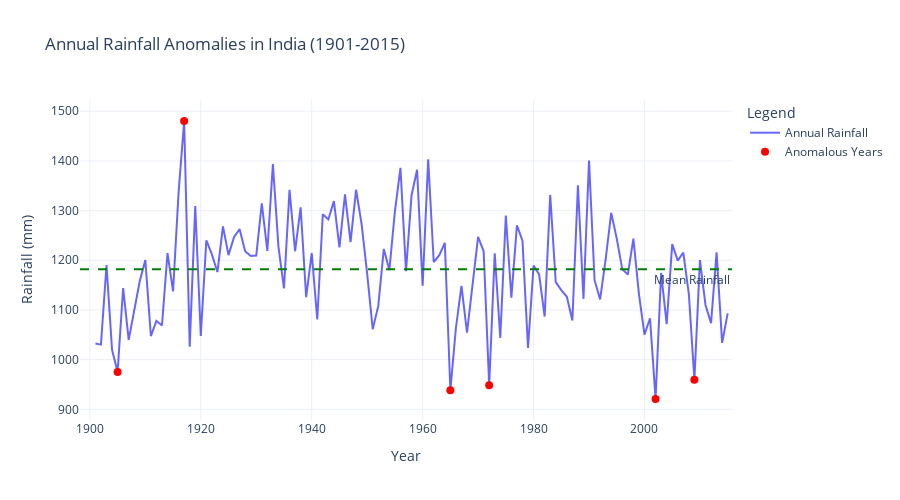

Write notebook code for a chart like this one.
### Code cell
from sklearn.ensemble import IsolationForest

# detect anomalous rainfall years based on annual data
isolation_forest = IsolationForest(contamination=0.05, random_state=42)
df['Annual_Anomaly'] = isolation_forest.fit_predict(df[['ANNUAL']])

# identify anomalies in annual rainfall
annual_anomalies = df[df['Annual_Anomaly'] == -1]

# detect anomalous months based on monthly data
monthly_data = df[['JAN', 'FEB', 'MAR', 'APR', 'MAY', 'JUN', 'JUL', 'AUG', 'SEP', 'OCT', 'NOV', 'DEC']]
monthly_anomalies = isolation_forest.fit_predict(monthly_data)

# add anomaly detection results for months
df['Monthly_Anomaly'] = monthly_anomalies
monthly_anomalies_df = df[df['Monthly_Anomaly'] == -1][['YEAR'] + monthly_columns]

fig_annual_anomalies = go.Figure()

fig_annual_anomalies.add_trace(go.Scatter(
    x=df['YEAR'],
    y=df['ANNUAL'],
    mode='lines',
    name='Annual Rainfall',
    line=dict(color='blue', width=2),
    opacity=0.6
))

fig_annual_anomalies.add_trace(go.Scatter(
    x=annual_anomalies['YEAR'],
    y=annual_anomalies['ANNUAL'],
    mode='markers',
    name='Anomalous Years',
    marker=dict(color='red', size=8, symbol='circle')
))

fig_annual_anomalies.add_hline(
    y=df['ANNUAL'].mean(),
    line_dash='dash',
    line_color='green',
    annotation_text='Mean Rainfall',
    annotation_position='bottom right'
)

fig_annual_anomalies.update_layout(
    title='Annual Rainfall Anomalies in India (1901-2015)',
    xaxis_title='Year',
    yaxis_title='Rainfall (mm)',
    template='plotly_white',
    legend=dict(title="Legend"),
    height=500
)

fig_annual_anomalies.show()

### Figure 1 — Plotly figure (JSON) as saved in the notebook; plotly's stock layout.template omitted (floating-point values rounded to 4 significant figures)
{"data": [{"line": {"color": "blue", "width": 2}, "mode": "lines", "name": "Annual Rainfall", "opacity": 0.6, "type": "scatter", "x": [1901, 1902, 1903, 1904, 1905, 1906, 1907, 1908, 1909, 1910, 1911, 1912, 1913, 1914, 1915, 1916, 1917, 1918, 1919, 1920, 1921, 1922, 1923, 1924, 1925, 1926, 1927, 1928, 1929, 1930, 1931, 1932, 1933, 1934, 1935, 1936, 1937, 1938, 1939, 1940, 1941, 1942, 1943, 1944, 1945, 1946, 1947, 1948, 1949, 1950, 1951, 1952, 1953, 1954, 1955, 1956, 1957, 1958, 1959, 1960, 1961, 1962, 1963, 1964, 1965, 1966, 1967, 1968, 1969, 1970, 1971, 1972, 1973, 1974, 1975, 1976, 1977, 1978, 1979, 1980, 1981, 1982, 1983, 1984, 1985, 1986, 1987, 1988, 1989, 1990, 1991, 1992, 1993, 1994, 1995, 1996, 1997, 1998, 1999, 2000, 2001, 2002, 2003, 2004, 2005, 2006, 2007, 2008, 2009, 2010, 2011, 2012, 2013, 2014, 2015], "y": [1032.0, 1030.0, 1190.0, 1020.0, 975.3, 1144.0, 1040.0, 1097.0, 1158.0, 1200.0, 1048.0, 1078.0, 1069.0, 1214.0, 1137.0, 1337.0, 1480.0, 1026.0, 1309.0, 1048.0, 1240.0, 1212.0, 1176.0, 1268.0, 1210.0, 1247.0, 1263.0, 1218.0, 1208.0, 1209.0, 1315.0, 1219.0, 1394.0, 1228.0, 1143.0, 1342.0, 1218.0, 1307.0, 1126.0, 1215.0, 1081.0, 1293.0, 1282.0, 1319.0, 1226.0, 1333.0, 1237.0, 1342.0, 1272.0, 1172.0, 1061.0, 1108.0, 1223.0, 1180.0, 1298.0, 1386.0, 1178.0, 1331.0, 1382.0, 1149.0, 1403.0, 1196.0, 1210.0, 1235.0, 938.4, 1064.0, 1148.0, 1054.0, 1148.0, 1247.0, 1218.0, 948.5, 1214.0, 1044.0, 1290.0, 1125.0, 1270.0, 1239.0, 1023.0, 1190.0, 1172.0, 1087.0, 1332.0, 1156.0, 1140.0, 1127.0, 1079.0, 1351.0, 1122.0, 1401.0, 1160.0, 1121.0, 1202.0, 1296.0, 1244.0, 1182.0, 1171.0, 1244.0, 1132.0, 1050.0, 1083.0, 920.8, 1174.0, 1071.0, 1232.0, 1199.0, 1216.0, 1132.0, 959.3, 1200.0, 1110.0, 1074.0, 1216.0, 1034.0, 1093.0]}, {"marker": {"color": "red", "size": 8, "symbol": "circle"}, "mode": "markers", "name": "Anomalous Years", "type": "scatter", "x": [1905, 1917, 1965, 1972, 2002, 2009], "y": [975.3, 1480.0, 938.4, 948.5, 920.8, 959.3]}], "layout": {"annotations": [{"showarrow": false, "text": "Mean Rainfall", "x": 1, "xanchor": "right", "xref": "x domain", "y": 1182.0, "yanchor": "top", "yref": "y"}], "height": 500, "legend": {"title": {"text": "Legend"}}, "shapes": [{"line": {"color": "green", "dash": "dash"}, "type": "line", "x0": 0, "x1": 1, "xref": "x domain", "y0": 1182.0, "y1": 1182.0, "yref": "y"}], "title": {"text": "Annual Rainfall Anomalies in India (1901-2015)"}, "xaxis": {"title": {"text": "Year"}}, "yaxis": {"title": {"text": "Rainfall (mm)"}}}}
